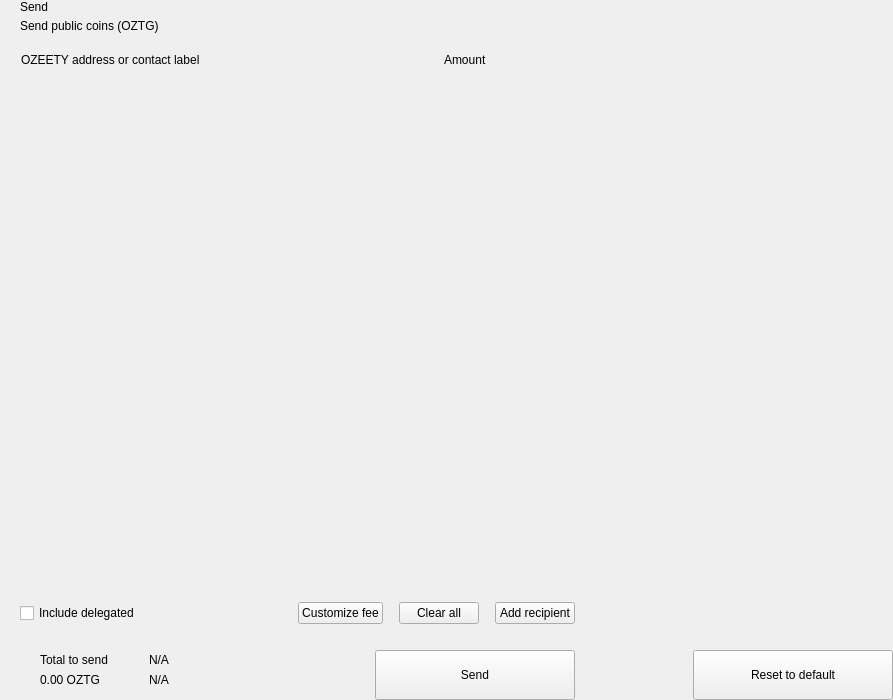
<?xml version="1.0" encoding="UTF-8"?>
<ui version="4.0">
 <class>send</class>
 <widget class="QWidget" name="send">
  <property name="geometry">
   <rect>
    <x>0</x>
    <y>0</y>
    <width>893</width>
    <height>700</height>
   </rect>
  </property>
  <property name="windowTitle">
   <string>Form</string>
  </property>
  <layout class="QHBoxLayout" name="horizontalLayout_2" stretch="2,1">
   <property name="spacing">
    <number>0</number>
   </property>
   <property name="leftMargin">
    <number>0</number>
   </property>
   <property name="topMargin">
    <number>0</number>
   </property>
   <property name="rightMargin">
    <number>0</number>
   </property>
   <property name="bottomMargin">
    <number>0</number>
   </property>
   <item>
    <widget class="QWidget" name="left" native="true">
     <layout class="QVBoxLayout" name="verticalLayout_3">
      <property name="spacing">
       <number>0</number>
      </property>
      <property name="leftMargin">
       <number>0</number>
      </property>
      <property name="topMargin">
       <number>0</number>
      </property>
      <property name="rightMargin">
       <number>0</number>
      </property>
      <property name="bottomMargin">
       <number>0</number>
      </property>
      <item>
       <layout class="QVBoxLayout" name="verticalLayout_22" stretch="0,0,0,1,0,0,0,0">
        <property name="spacing">
         <number>0</number>
        </property>
        <item>
         <layout class="QHBoxLayout" name="horizontalLayout_3">
          <property name="spacing">
           <number>0</number>
          </property>
          <property name="leftMargin">
           <number>20</number>
          </property>
          <property name="rightMargin">
           <number>20</number>
          </property>
          <item>
           <layout class="QVBoxLayout" name="verticalLayout">
            <property name="spacing">
             <number>5</number>
            </property>
            <item>
             <widget class="QLabel" name="labelTitle">
              <property name="text">
               <string>Send</string>
              </property>
              <property name="alignment">
               <set>Qt::AlignLeading|Qt::AlignLeft|Qt::AlignVCenter</set>
              </property>
             </widget>
            </item>
            <item>
             <widget class="QLabel" name="labelSubtitle1">
              <property name="text">
               <string>Send public coins (OZTG)</string>
              </property>
             </widget>
            </item>
           </layout>
          </item>
          <item>
           <spacer name="horizontalSpacer">
            <property name="orientation">
             <enum>Qt::Horizontal</enum>
            </property>
            <property name="sizeHint" stdset="0">
             <size>
              <width>40</width>
              <height>20</height>
             </size>
            </property>
           </spacer>
          </item>
         </layout>
        </item>
        <item>
         <spacer name="verticalSpacer_2">
          <property name="orientation">
           <enum>Qt::Vertical</enum>
          </property>
          <property name="sizeType">
           <enum>QSizePolicy::Fixed</enum>
          </property>
          <property name="sizeHint" stdset="0">
           <size>
            <width>20</width>
            <height>20</height>
           </size>
          </property>
         </spacer>
        </item>
        <item>
         <layout class="QHBoxLayout" name="horizontalLayout" stretch="6,0,2">
          <property name="spacing">
           <number>0</number>
          </property>
          <property name="leftMargin">
           <number>10</number>
          </property>
          <property name="topMargin">
           <number>0</number>
          </property>
          <property name="rightMargin">
           <number>20</number>
          </property>
          <property name="bottomMargin">
           <number>0</number>
          </property>
          <item>
           <widget class="QLabel" name="labelSubtitleAddress">
            <property name="styleSheet">
             <string notr="true">margin-left:8px;</string>
            </property>
            <property name="text">
             <string>OZEETY address or contact label</string>
            </property>
           </widget>
          </item>
          <item>
           <spacer name="horizontalSpacer_3">
            <property name="orientation">
             <enum>Qt::Horizontal</enum>
            </property>
            <property name="sizeType">
             <enum>QSizePolicy::Fixed</enum>
            </property>
            <property name="sizeHint" stdset="0">
             <size>
              <width>40</width>
              <height>1</height>
             </size>
            </property>
           </spacer>
          </item>
          <item>
           <widget class="QLabel" name="labelSubtitleAmount">
            <property name="text">
             <string>Amount</string>
            </property>
           </widget>
          </item>
         </layout>
        </item>
        <item>
         <widget class="QScrollArea" name="scrollArea">
          <property name="minimumSize">
           <size>
            <width>0</width>
            <height>350</height>
           </size>
          </property>
          <property name="styleSheet">
           <string notr="true">#scrollArea {
            background:transparent;
            margin-top:10px;
}</string>
          </property>
          <property name="horizontalScrollBarPolicy">
           <enum>Qt::ScrollBarAlwaysOff</enum>
          </property>
          <property name="sizeAdjustPolicy">
           <enum>QAbstractScrollArea::AdjustIgnored</enum>
          </property>
          <property name="widgetResizable">
           <bool>true</bool>
          </property>
          <property name="alignment">
           <set>Qt::AlignLeading|Qt::AlignLeft|Qt::AlignTop</set>
          </property>
          <widget class="QWidget" name="scrollAreaWidgetContents">
           <property name="geometry">
            <rect>
             <x>0</x>
             <y>0</y>
             <width>591</width>
             <height>16</height>
            </rect>
           </property>
           <property name="sizePolicy">
            <sizepolicy hsizetype="Preferred" vsizetype="Maximum">
             <horstretch>0</horstretch>
             <verstretch>0</verstretch>
            </sizepolicy>
           </property>
           <property name="autoFillBackground">
            <bool>false</bool>
           </property>
           <property name="styleSheet">
            <string notr="true">#scrollAreaWidgetContents {
             background:transparent;
             }</string>
           </property>
           <layout class="QVBoxLayout" name="verticalLayout_7">
            <property name="spacing">
             <number>0</number>
            </property>
            <property name="sizeConstraint">
             <enum>QLayout::SetDefaultConstraint</enum>
            </property>
            <property name="leftMargin">
             <number>0</number>
            </property>
            <property name="topMargin">
             <number>0</number>
            </property>
            <property name="rightMargin">
             <number>0</number>
            </property>
            <property name="bottomMargin">
             <number>0</number>
            </property>
           </layout>
          </widget>
         </widget>
        </item>
        <item>
         <spacer name="verticalSpacer_4">
          <property name="orientation">
           <enum>Qt::Vertical</enum>
          </property>
          <property name="sizeType">
           <enum>QSizePolicy::Fixed</enum>
          </property>
          <property name="sizeHint" stdset="0">
           <size>
            <width>20</width>
            <height>20</height>
           </size>
          </property>
         </spacer>
        </item>
        <item>
         <layout class="QHBoxLayout" name="horizontalLayout_20">
          <property name="spacing">
           <number>6</number>
          </property>
          <property name="leftMargin">
           <number>20</number>
          </property>
          <property name="rightMargin">
           <number>20</number>
          </property>
          <item>
           <widget class="QCheckBox" name="checkBoxDelegations">
            <property name="layoutDirection">
             <enum>Qt::LeftToRight</enum>
            </property>
            <property name="text">
             <string>Include delegated</string>
            </property>
           </widget>
          </item>
          <item>
           <spacer name="horizontalSpacer_4">
            <property name="orientation">
             <enum>Qt::Horizontal</enum>
            </property>
            <property name="sizeHint" stdset="0">
             <size>
              <width>10</width>
              <height>20</height>
             </size>
            </property>
           </spacer>
          </item>
          <item>
           <widget class="QPushButton" name="pushButtonFee">
            <property name="focusPolicy">
             <enum>Qt::NoFocus</enum>
            </property>
            <property name="text">
             <string>Customize fee</string>
            </property>
           </widget>
          </item>
          <item>
           <spacer name="horizontalSpacer_11">
            <property name="orientation">
             <enum>Qt::Horizontal</enum>
            </property>
            <property name="sizeType">
             <enum>QSizePolicy::Minimum</enum>
            </property>
            <property name="sizeHint" stdset="0">
             <size>
              <width>10</width>
              <height>20</height>
             </size>
            </property>
           </spacer>
          </item>
          <item>
           <widget class="QPushButton" name="pushButtonClear">
            <property name="focusPolicy">
             <enum>Qt::NoFocus</enum>
            </property>
            <property name="layoutDirection">
             <enum>Qt::RightToLeft</enum>
            </property>
            <property name="text">
             <string>Clear all</string>
            </property>
           </widget>
          </item>
          <item>
           <spacer name="horizontalSpacer_6">
            <property name="orientation">
             <enum>Qt::Horizontal</enum>
            </property>
            <property name="sizeType">
             <enum>QSizePolicy::Fixed</enum>
            </property>
            <property name="sizeHint" stdset="0">
             <size>
              <width>10</width>
              <height>20</height>
             </size>
            </property>
           </spacer>
          </item>
          <item>
           <widget class="QPushButton" name="pushButtonAddRecipient">
            <property name="focusPolicy">
             <enum>Qt::NoFocus</enum>
            </property>
            <property name="text">
             <string>Add recipient</string>
            </property>
           </widget>
          </item>
         </layout>
        </item>
        <item>
         <spacer name="verticalSpacer">
          <property name="orientation">
           <enum>Qt::Vertical</enum>
          </property>
          <property name="sizeType">
           <enum>QSizePolicy::Fixed</enum>
          </property>
          <property name="sizeHint" stdset="0">
           <size>
            <width>20</width>
            <height>16</height>
           </size>
          </property>
         </spacer>
        </item>
        <item>
         <layout class="QHBoxLayout" name="horizontalLayout_7">
          <property name="rightMargin">
           <number>20</number>
          </property>
          <item>
           <layout class="QHBoxLayout" name="horizontalLayout_10">
            <property name="spacing">
             <number>0</number>
            </property>
            <property name="leftMargin">
             <number>8</number>
            </property>
            <item>
             <widget class="QStackedWidget" name="stackedWidget">
              <property name="minimumSize">
               <size>
                <width>0</width>
                <height>60</height>
               </size>
              </property>
              <property name="maximumSize">
               <size>
                <width>16777215</width>
                <height>60</height>
               </size>
              </property>
              <widget class="QWidget" name="page1">
               <layout class="QVBoxLayout" name="verticalLayout_71" stretch="0">
                <property name="spacing">
                 <number>6</number>
                </property>
                <property name="leftMargin">
                 <number>12</number>
                </property>
                <property name="topMargin">
                 <number>0</number>
                </property>
                <property name="rightMargin">
                 <number>0</number>
                </property>
                <property name="bottomMargin">
                 <number>0</number>
                </property>
                <item>
                 <widget class="QWidget" name="coinWidget" native="true">
                  <property name="minimumSize">
                   <size>
                    <width>0</width>
                    <height>60</height>
                   </size>
                  </property>
                  <property name="maximumSize">
                   <size>
                    <width>16777215</width>
                    <height>60</height>
                   </size>
                  </property>
                  <layout class="QHBoxLayout" name="horizontalLayout_9">
                   <property name="spacing">
                    <number>0</number>
                   </property>
                   <property name="leftMargin">
                    <number>20</number>
                   </property>
                   <property name="topMargin">
                    <number>10</number>
                   </property>
                   <property name="rightMargin">
                    <number>20</number>
                   </property>
                   <property name="bottomMargin">
                    <number>10</number>
                   </property>
                   <item>
                    <layout class="QVBoxLayout" name="verticalSend">
                     <property name="spacing">
                      <number>0</number>
                     </property>
                     <item>
                      <widget class="QLabel" name="labelTitleTotalSend">
                       <property name="text">
                        <string>Total to send</string>
                       </property>
                      </widget>
                     </item>
                     <item>
                      <widget class="QLabel" name="labelAmountSend">
                       <property name="text">
                        <string notr="true">0.00 OZTG</string>
                       </property>
                      </widget>
                     </item>
                    </layout>
                   </item>
                   <item>
                    <spacer name="horizontalSpacer_9">
                     <property name="orientation">
                      <enum>Qt::Horizontal</enum>
                     </property>
                     <property name="sizeType">
                      <enum>QSizePolicy::Fixed</enum>
                     </property>
                     <property name="sizeHint" stdset="0">
                      <size>
                       <width>20</width>
                       <height>20</height>
                      </size>
                     </property>
                    </spacer>
                   </item>
                   <item>
                    <widget class="QLabel" name="labelLine">
                     <property name="minimumSize">
                      <size>
                       <width>1</width>
                       <height>0</height>
                      </size>
                     </property>
                     <property name="maximumSize">
                      <size>
                       <width>1</width>
                       <height>16777215</height>
                      </size>
                     </property>
                     <property name="text">
                      <string/>
                     </property>
                    </widget>
                   </item>
                   <item>
                    <spacer name="horizontalSpacer_10">
                     <property name="orientation">
                      <enum>Qt::Horizontal</enum>
                     </property>
                     <property name="sizeType">
                      <enum>QSizePolicy::Fixed</enum>
                     </property>
                     <property name="sizeHint" stdset="0">
                      <size>
                       <width>20</width>
                       <height>20</height>
                      </size>
                     </property>
                    </spacer>
                   </item>
                   <item>
                    <layout class="QVBoxLayout" name="verticalRemaining">
                     <property name="spacing">
                      <number>0</number>
                     </property>
                     <item>
                      <widget class="QLabel" name="labelTitleTotalRemaining">
                       <property name="text">
                        <string notr="true">N/A</string>
                       </property>
                      </widget>
                     </item>
                     <item>
                      <widget class="QLabel" name="labelAmountRemaining">
                       <property name="text">
                        <string notr="true">N/A</string>
                       </property>
                      </widget>
                     </item>
                    </layout>
                   </item>
                  </layout>
                 </widget>
                </item>
               </layout>
              </widget>
              <widget class="QWidget" name="page_2"/>
             </widget>
            </item>
           </layout>
          </item>
          <item>
           <spacer name="horizontalSpacer_5">
            <property name="orientation">
             <enum>Qt::Horizontal</enum>
            </property>
            <property name="sizeType">
             <enum>QSizePolicy::Expanding</enum>
            </property>
            <property name="sizeHint" stdset="0">
             <size>
              <width>40</width>
              <height>20</height>
             </size>
            </property>
           </spacer>
          </item>
          <item alignment="Qt::AlignBottom">
           <widget class="QPushButton" name="pushButtonSave">
            <property name="minimumSize">
             <size>
              <width>200</width>
              <height>50</height>
             </size>
            </property>
            <property name="maximumSize">
             <size>
              <width>200</width>
              <height>50</height>
             </size>
            </property>
            <property name="focusPolicy">
             <enum>Qt::NoFocus</enum>
            </property>
            <property name="text">
             <string>Send</string>
            </property>
           </widget>
          </item>
         </layout>
        </item>
       </layout>
      </item>
     </layout>
    </widget>
   </item>
   <item>
    <widget class="QWidget" name="right" native="true">
     <layout class="QVBoxLayout" name="verticalLayout_5">
      <property name="leftMargin">
       <number>0</number>
      </property>
      <property name="topMargin">
       <number>0</number>
      </property>
      <property name="rightMargin">
       <number>0</number>
      </property>
      <property name="bottomMargin">
       <number>0</number>
      </property>
      <item>
       <layout class="QVBoxLayout" name="verticalLayout_4">
        <property name="spacing">
         <number>6</number>
        </property>
        <item>
         <widget class="OptionButton" name="btnCoinControl" native="true">
          <property name="minimumSize">
           <size>
            <width>0</width>
            <height>50</height>
           </size>
          </property>
         </widget>
        </item>
        <item>
         <widget class="OptionButton" name="btnChangeAddress" native="true">
          <property name="minimumSize">
           <size>
            <width>0</width>
            <height>50</height>
           </size>
          </property>
         </widget>
        </item>
        <item>
         <widget class="OptionButton" name="btnUri" native="true">
          <property name="minimumSize">
           <size>
            <width>0</width>
            <height>50</height>
           </size>
          </property>
         </widget>
        </item>
        <item>
         <spacer name="verticalSpacer_5">
          <property name="orientation">
           <enum>Qt::Vertical</enum>
          </property>
          <property name="sizeHint" stdset="0">
           <size>
            <width>20</width>
            <height>40</height>
           </size>
          </property>
         </spacer>
        </item>
        <item>
         <layout class="QHBoxLayout" name="horizontalLayout_8">
          <item>
           <spacer name="horizontalSpacer_7">
            <property name="orientation">
             <enum>Qt::Horizontal</enum>
            </property>
            <property name="sizeHint" stdset="0">
             <size>
              <width>40</width>
              <height>20</height>
             </size>
            </property>
           </spacer>
          </item>
          <item>
           <widget class="QPushButton" name="pushButtonReset">
            <property name="minimumSize">
             <size>
              <width>200</width>
              <height>50</height>
             </size>
            </property>
            <property name="maximumSize">
             <size>
              <width>200</width>
              <height>50</height>
             </size>
            </property>
            <property name="focusPolicy">
             <enum>Qt::NoFocus</enum>
            </property>
            <property name="text">
             <string>Reset to default</string>
            </property>
           </widget>
          </item>
         </layout>
        </item>
       </layout>
      </item>
     </layout>
    </widget>
   </item>
  </layout>
 </widget>
 <customwidgets>
  <customwidget>
   <class>OptionButton</class>
   <extends>QWidget</extends>
   <header>qt/ozeety/optionbutton.h</header>
   <container>1</container>
  </customwidget>
 </customwidgets>
 <resources/>
 <connections/>
</ui>
